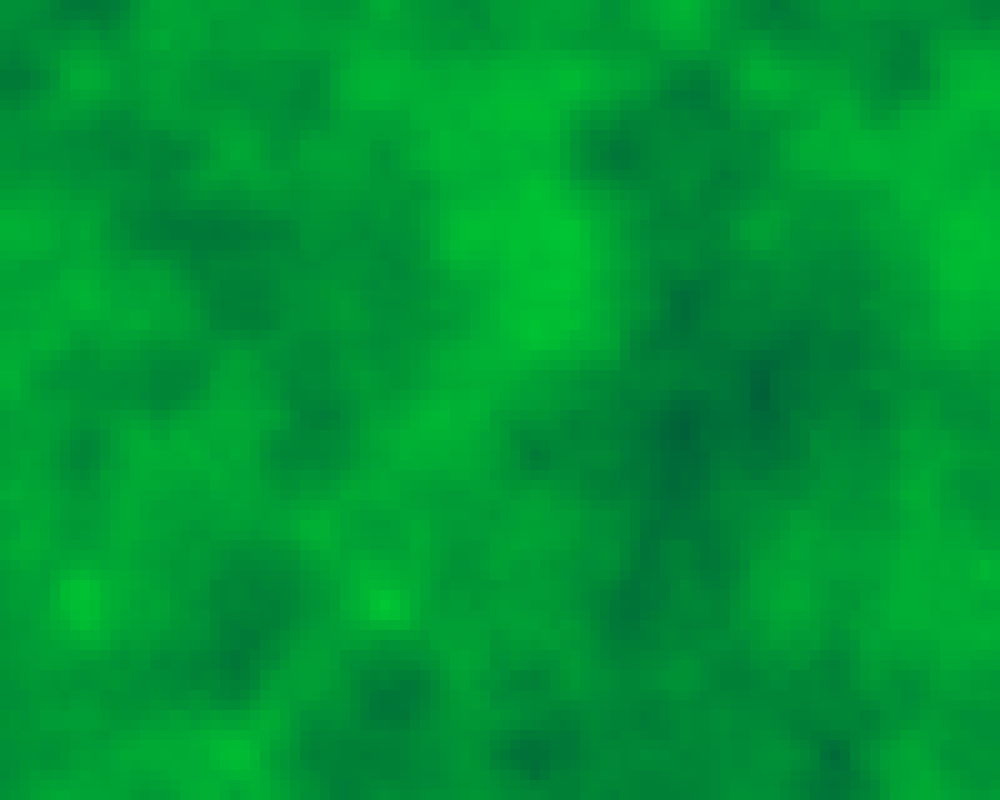
Frame 1 (no input)
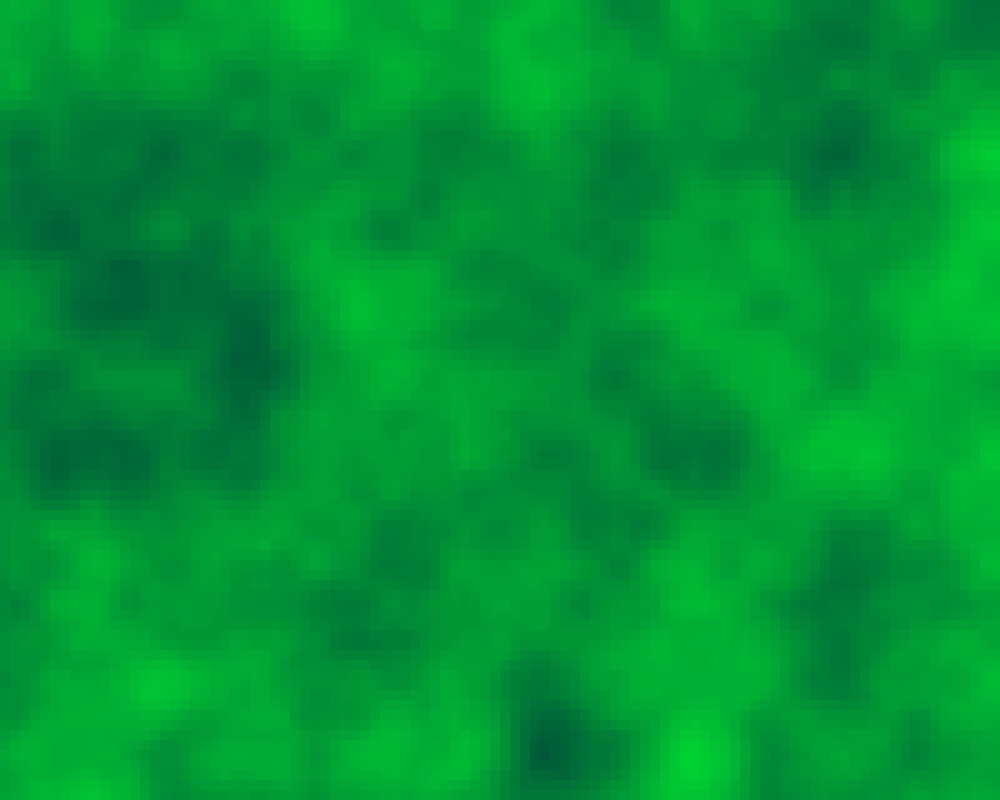
Frame 60 (the mouse pressed at the canvas centre just before this capture)
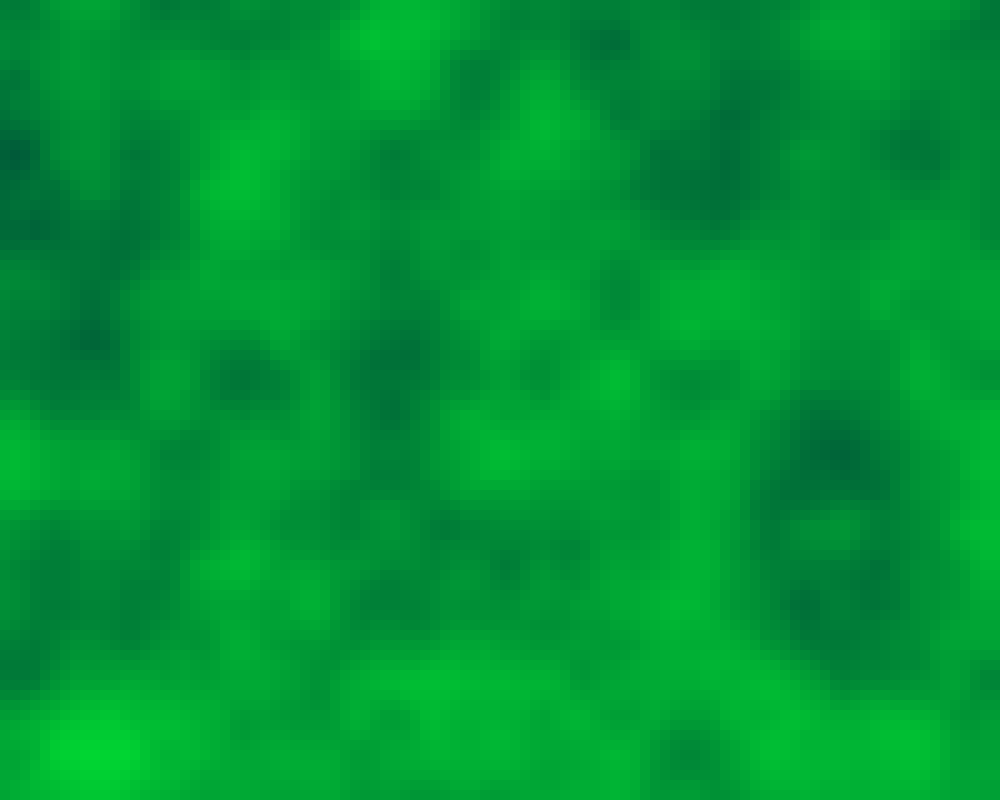
Frame 120 (the mouse held since frame 60 and released just before this capture)

The Processing sketch that drew these frames (run headless with seeded random() and noise(); from frame 60 on, the mouse is pressed at the canvas centre):

// Processing sketch: FlowingClouds
// ── FlowingClouds.pde
float scl = 10;
float nScl = 2;
float speed = 5;

float fly = random(10);
float clr1 = random(360);
float clr2 = clr1 + 45;
float brt1 = random(255);
float brt2 = random(255);

float zoff = random(1000);

void setup() {
  colorMode(HSB);
  size(1000,800);
  if (clr2 > 360) {
    clr2 = clr2 - 360;
  }
}

void draw() {
  background(clr1, 255, brt1);
  float yoff = 0;
  for (int y = 0; y < height; y++) {
    float xoff = fly;
    for (int x = 0; x < width; x++) {
      float n = noise(xoff, yoff, zoff);
      if (x % scl == 0 && y % scl == 0) {
        noStroke();
        fill(clr2, 255, brt2, 255 * n);
        rect(x, y, scl, scl);
      }
      xoff += nScl / 300;
    }
    yoff += nScl / 300;
  }
  fly += speed / 100;
  zoff += speed / 100;
}
